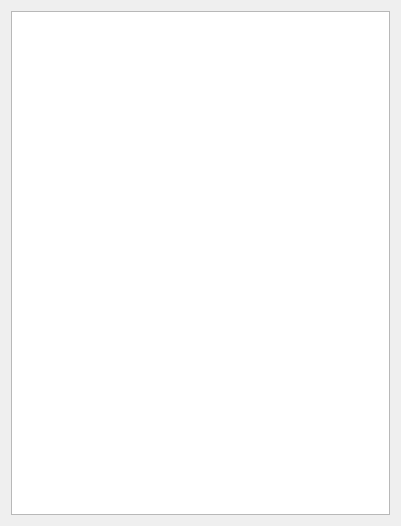
<?xml version="1.0" encoding="UTF-8"?>
<ui version="4.0">
 <class>FlyStates</class>
 <widget class="QDialog" name="FlyStates">
  <property name="geometry">
   <rect>
    <x>0</x>
    <y>0</y>
    <width>401</width>
    <height>526</height>
   </rect>
  </property>
  <property name="windowTitle">
   <string>Dialog</string>
  </property>
  <layout class="QVBoxLayout" name="verticalLayout">
   <item>
    <widget class="QListView" name="listView"/>
   </item>
  </layout>
 </widget>
 <resources/>
 <connections/>
</ui>
